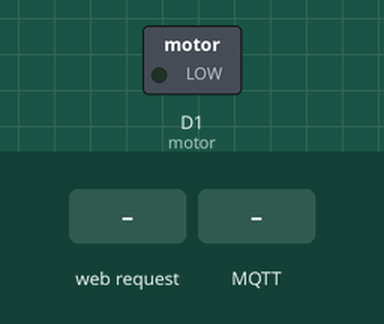
Simulated run of this sketch. Board: ESP8266 (NodeMCU). Parts: switched loads named in the sketch (green lamp = pin HIGH). Inputs (shaded band) come from the test bench. WiFi joins after 1.5 s; servers stay silent unless stated; random numbers use the default seed unless the sketch sets one; no MQTT or app messages arrive unless stated; what the sketch prints to the serial monitor is not drawn.

Above: at 3.0 s.
3.1 s: HTTP request GET /MOTOR=ON received
At 4.3 s:
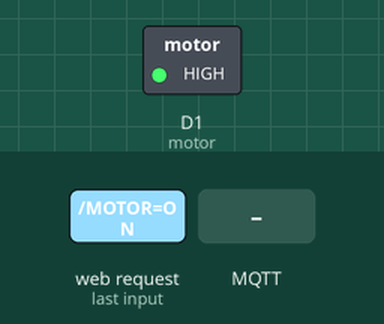
4.6 s: HTTP request GET /MOTOR=OFF received
At 5.6 s:
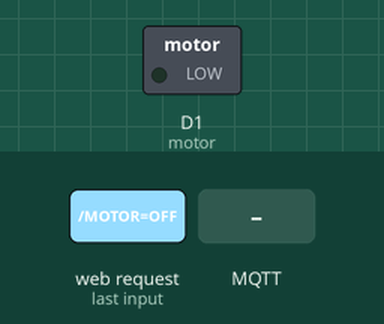
6.1 s: MQTT message "2" arrives on the first subscribed topic
At 6.8 s:
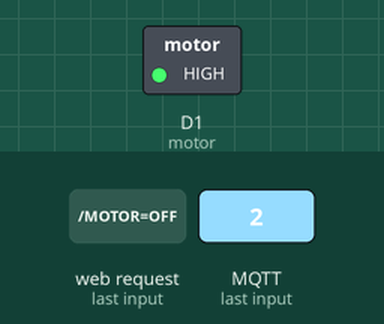
Timing chart, 0 to 9.1 s (numbered marks = the images above; inputs shaded):
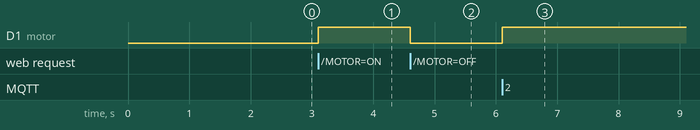

Measured:
- after the input at 3.1 s, D1 (motor): LOW → HIGH at once
- after the input at 4.6 s, D1 (motor): HIGH → LOW at once
- after the input at 6.1 s, D1 (motor): LOW → HIGH at once

The sketch:

NodeMCUCode.ino
```cpp
#define BLYNK_PRINT Serial

#include <ESP8266WiFi.h>
#include <PubSubClient.h>
#include <BlynkSimpleEsp8266.h>

// Update these with values suitable for your network.

const char* auth = "_COnTjjQz48sXCusaUzxUbMWFqEqrVH5"; //Blynk Auth Token
const char* ssid = "mFi_0563C0"; // Wifi Username
const char* password = "1234567890"; //Wifi Password
const char* mqtt_server = "Broker.mqttdashboard.com";
const char* outTopic = "Group02/outT";
const char* inTopic = "Group02/inT";

int motor = D1; // GPIO5
String incomingByte;

WiFiServer server(80);
WiFiClient espClient;
PubSubClient client(espClient);


void setup_wifi() {

  // We start by connecting to a WiFi network
  Serial.println();
  Serial.print("Connecting to ");
  Serial.println(ssid);

  WiFi.mode(WIFI_STA);
  WiFi.begin(ssid, password);

  while (WiFi.status() != WL_CONNECTED) {
    delay(500);
    Serial.print(".");
  }

  randomSeed(micros());

  Serial.println("");
  Serial.println("WiFi connected");
  Serial.println("IP address: ");
  Serial.println(WiFi.localIP());

  // Start the server
  server.begin();
  Serial.println("Server started");
}


void callback(char* topic, byte* payload, unsigned int length) {

  if ((char)payload[0]=='2'){
    digitalWrite(motor, HIGH);
  }else if ((char)payload[0]=='1'){
    digitalWrite(motor, LOW);
  }
  client.loop();
}


void reconnect() {
  // Loop until we're reconnected
  while (!client.connected()) {
    Serial.print("Attempting MQTT connection...");
    // Create a random client ID
    String clientId = "ESP8266Client-";
    clientId += String(random(0xffff), HEX);
    // Attempt to connect
    if (client.connect(clientId.c_str())) {
      Serial.println("connected");
      // ... and resubscribe
      client.subscribe(inTopic);
    } else {
      Serial.print("failed, rc=");
      Serial.print(client.state());
      Serial.println(" try again in 5 seconds");
      // Wait 5 seconds before retrying
      delay(5000);
    }
  }
}


void setup() {
  Serial.begin(115200);

  Blynk.begin(auth, ssid, password);

  pinMode(motor, OUTPUT);
  digitalWrite(motor, LOW);

  setup_wifi();

  client.setServer(mqtt_server, 1883);
  client.setCallback(callback);
}


void loop() {
  Blynk.run();

  if (!client.connected()) {
    reconnect();
  }
  client.loop();

  // Check if a client has connected
  WiFiClient client = server.available();
  if (!client) {
    return;
  }
  // Wait until the client sends some data
  while(!client.available()){
    delay(1);
  }
  // Read the first line of the request
  String request = client.readStringUntil('\r');

  client.flush();

  // Match the request

  int value = LOW;
  if (request.indexOf("/MOTOR=ON") != -1)  {
    digitalWrite(motor, HIGH);
    value = HIGH;
  }
  if (request.indexOf("/MOTOR=OFF") != -1)  {
    digitalWrite(motor, LOW);
    value = LOW;
  }

// Set motor according to the request
//digitalWrite(motor, value);

  // Return the response
  client.println("HTTP/1.1 200 OK");
  client.println("Content-Type: text/html");
  client.println(""); //  do not forget this one
  client.println("<!DOCTYPE HTML>");
  client.println("<html>");

  client.print("Motor is now: ");

  if(value == HIGH) {
    client.print("On");
  } else {
    client.print("Off");
  }
  client.println("<br><br>");
  client.println("<a href=\"/MOTOR=ON\"\"><button>Turn On </button></a>");
  client.println("<a href=\"/MOTOR=OFF\"\"><button>Turn Off </button></a><br />");
  client.println("</html>");

  delay(1);
}
```
